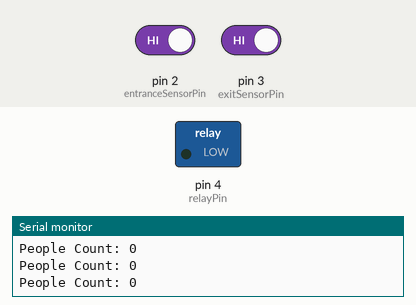
This sketch was run on a simulated Arduino Uno, built with avr-gcc and run on an emulated ATmega328P. On the bench: switched loads named in the sketch (green lamp = pin HIGH), the last lines printed to the serial monitor. The test bench sets the inputs (shaded band); at power-on: pin 2 (entranceSensorPin) HIGH, pin 3 (exitSensorPin) HIGH.

Above: at 1.8 s.
1.9 s: pin 2 (entranceSensorPin) driven LOW
At 2.5 s:
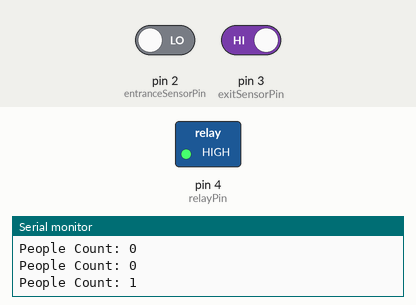
Timing chart, 0 to 4.9 s (numbered marks = the images above; inputs shaded):
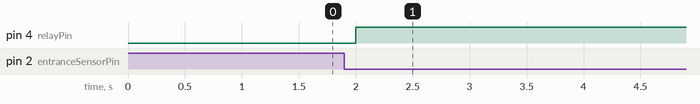

Measured:
- after the input at 1.9 s, pin 4 (relayPin): LOW → HIGH after 0.10 s

The sketch:

sketch_nov27a.ino
```cpp
const int entranceSensorPin = 2;
const int exitSensorPin = 3;
const int relayPin = 4;

int peopleCount = 0;

void setup() {
  pinMode(entranceSensorPin, INPUT);
  pinMode(exitSensorPin, INPUT);
  pinMode(relayPin, OUTPUT);

  digitalWrite(relayPin, LOW);

  Serial.begin(9600);
}

void loop() {
  int entranceSensorStatus = digitalRead(entranceSensorPin);
  int exitSensorStatus = digitalRead(exitSensorPin);


  if (entranceSensorStatus == LOW) {
    peopleCount++;
  }

  if (exitSensorStatus == LOW) {
    peopleCount--;
  }

  peopleCount = max(0, peopleCount);

  controlLights();

  Serial.print("People Count: ");
  Serial.println(peopleCount);

  delay(500);
}

void controlLights() {
  if (peopleCount > 0) {
    digitalWrite(relayPin, HIGH);
  } else {
    digitalWrite(relayPin, LOW);
  }
}
```
